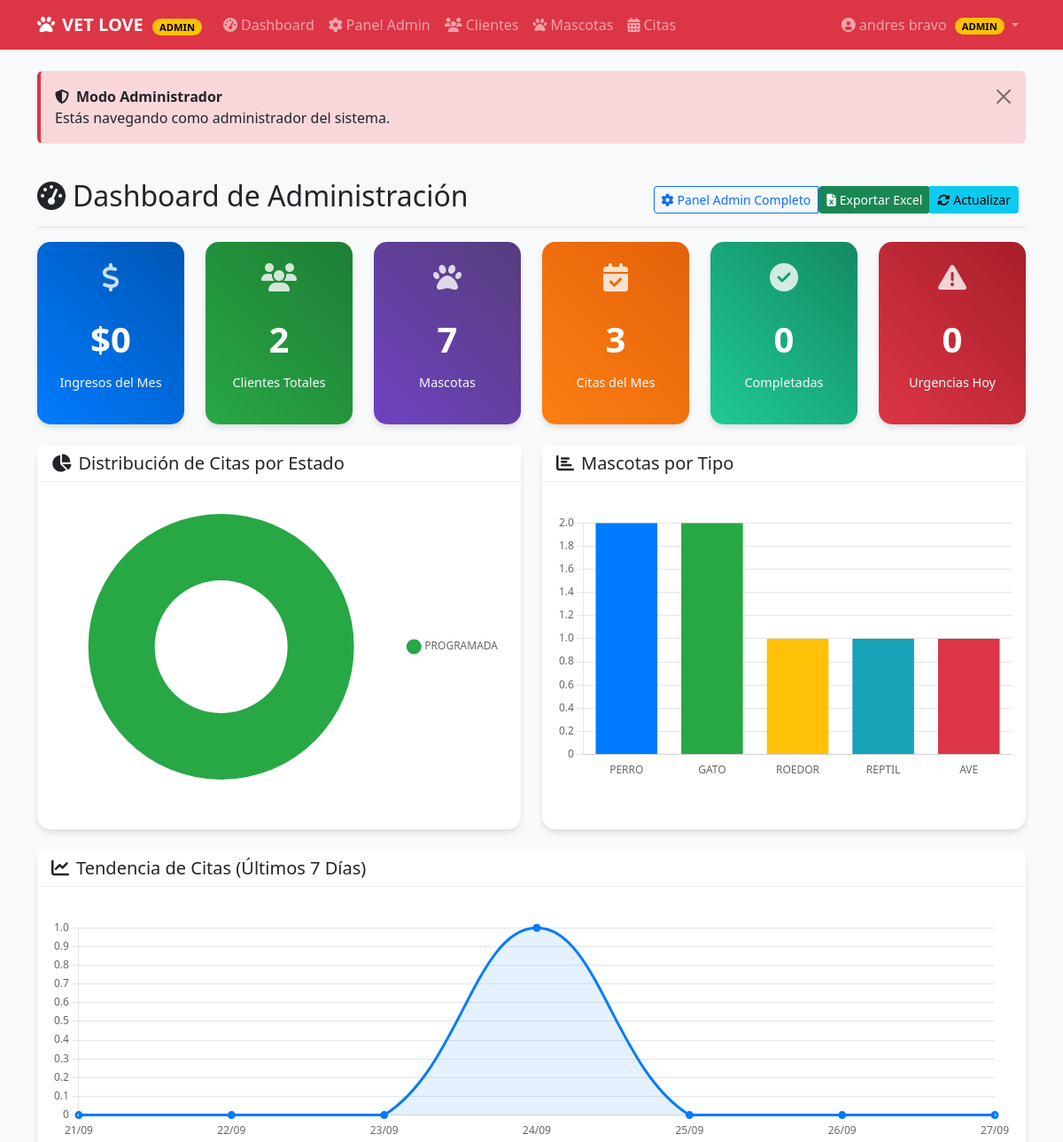
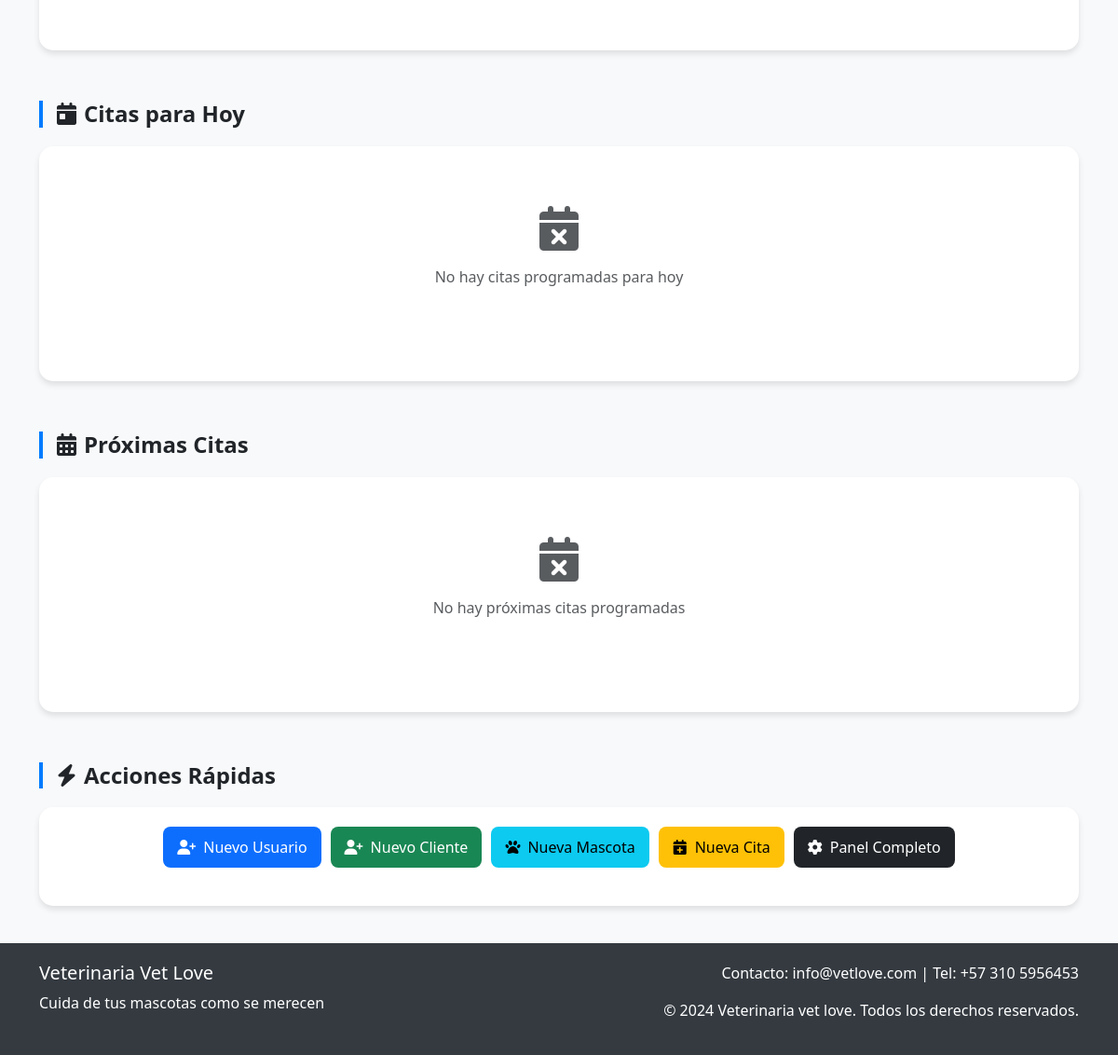
Before: /administracion/dashboard/ (signed in) with the older database file (2 pictures, top to bottom).
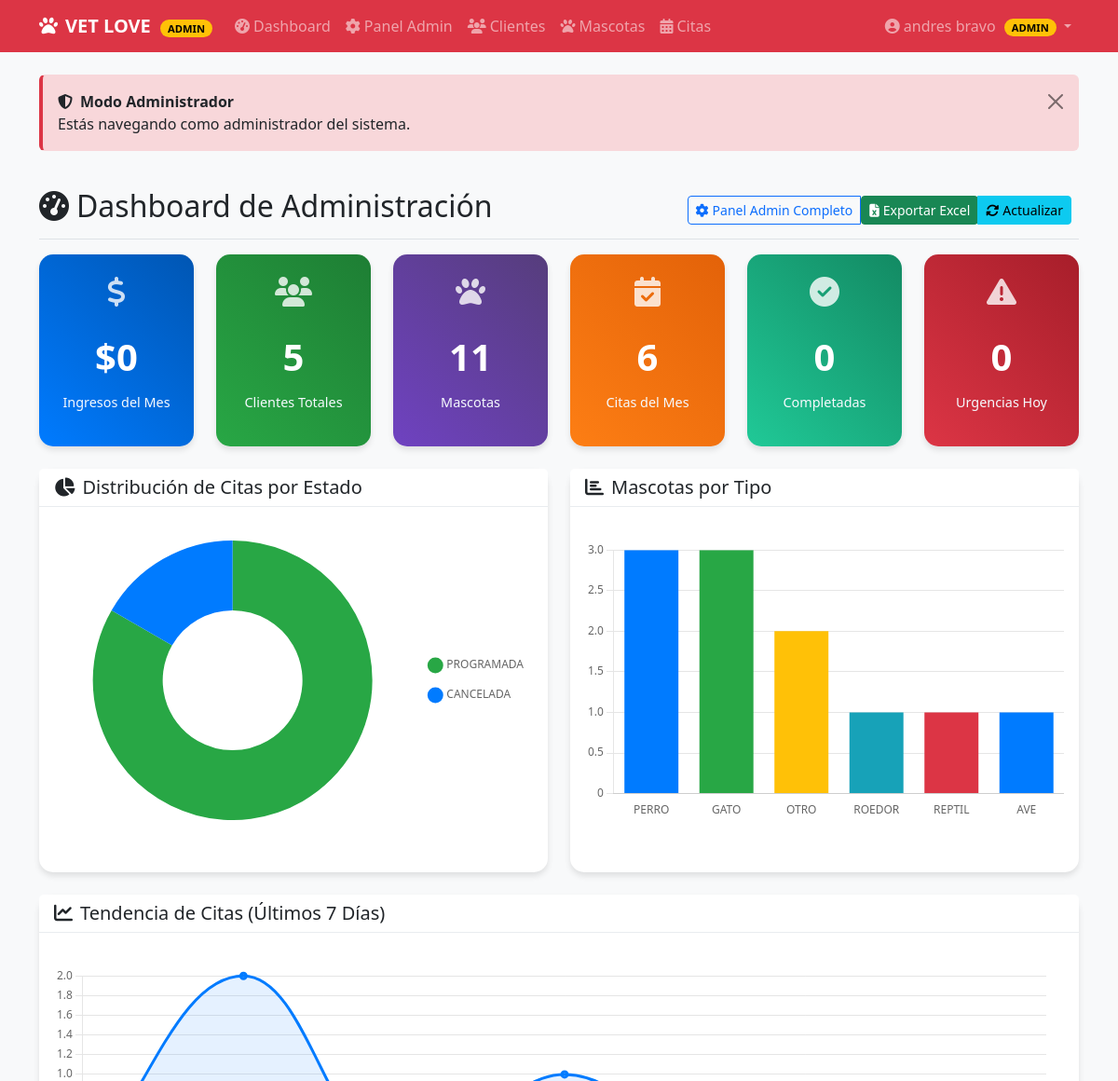
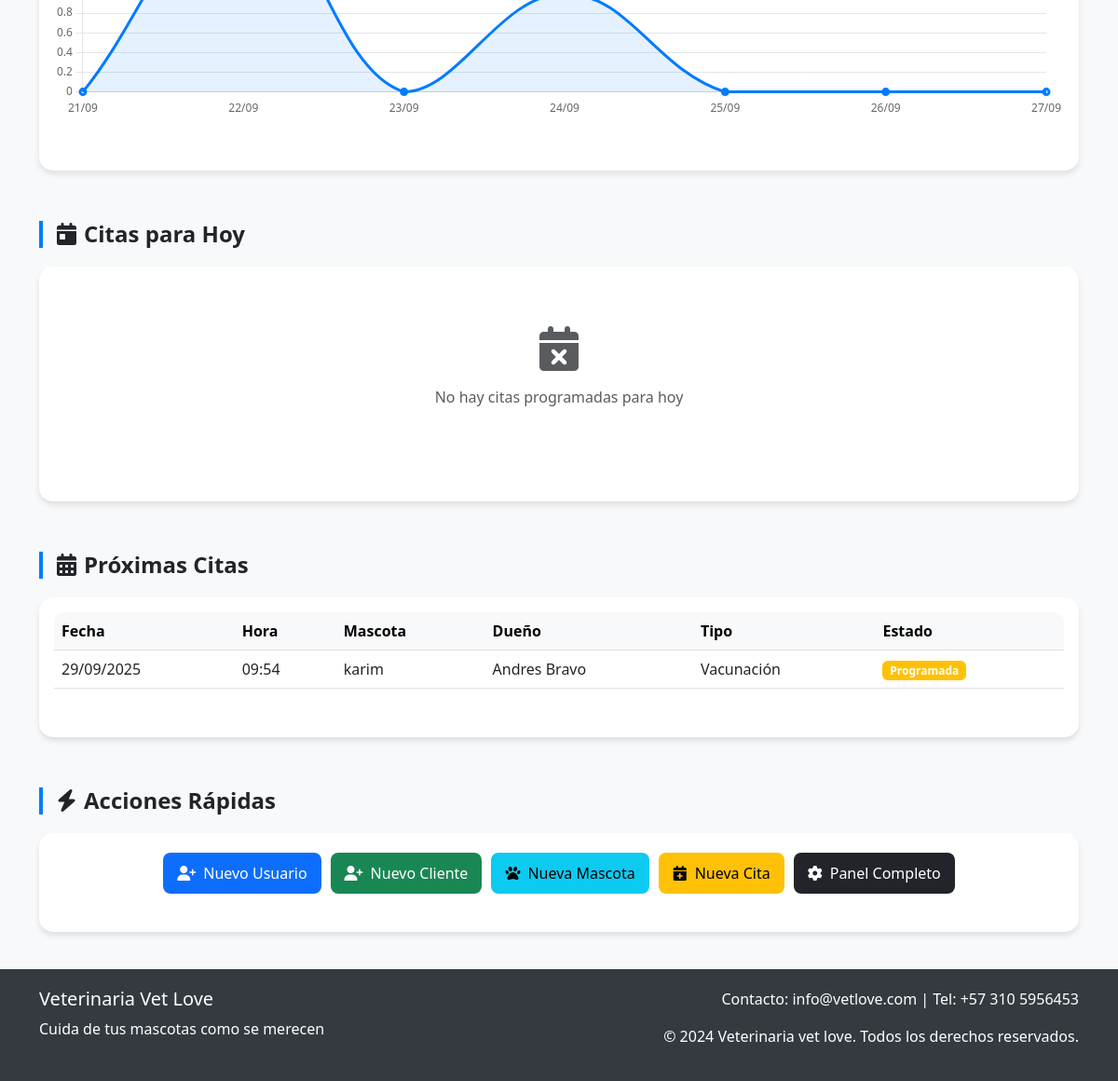
After: the same page with the newer database file (2 pictures, top to bottom).
### citas/models.py (models this page shows, shortened)
class Cita(models.Model):
    ESTADO_CHOICES = [
        ('programada', 'Programada'),
        ('confirmada', 'Confirmada'),
        ('completada', 'Completada'),
        ('cancelada', 'Cancelada'),
    ]
    TIPO_CHOICES = [
        ('consulta', 'Consulta General'),
        ('vacunacion', 'Vacunación'),
        ('urgencia', 'Urgencia'),
        ('cirugia', 'Cirugía'),
        ('estetica', 'Estética'),
    ]
    mascota = models.ForeignKey(Mascota, on_delete=models.CASCADE, related_name='citas')
    fecha = models.DateTimeField(verbose_name="Fecha y Hora")
    tipo = models.CharField(max_length=20, choices=TIPO_CHOICES, verbose_name="Tipo de Cita")
    motivo = models.TextField(verbose_name="Motivo de la Consulta")
    estado = models.CharField(max_length=20, choices=ESTADO_CHOICES, default='programada', verbose_name="Estado")
    veterinario = models.CharField(max_length=100, blank=True, verbose_name="Veterinario")
    notas = models.TextField(blank=True, verbose_name="Notas")
    recordatorio_enviado = models.BooleanField(default=False, verbose_name="Recordatorio Enviado")
    fecha_creacion = models.DateTimeField(auto_now_add=True, verbose_name="Fecha de Creación")
    class Meta:
        ordering = ['fecha']
        verbose_name = 'Cita'
        verbose_name_plural = 'Citas'

### mascotas/models.py (models this page shows, shortened)
class Mascota(models.Model):
    TIPO_CHOICES = [
        ('perro', 'Perro'),
        ('gato', 'Gato'),
        ('ave', 'Ave'),
        ('roedor', 'Roedor'),
        ('reptil', 'Reptil'),
        ('otro', 'Otro'),
    ]
    SEXO_CHOICES = [
        ('macho', 'Macho'),
        ('hembra', 'Hembra'),
    ]
    nombre = models.CharField(max_length=100, verbose_name="Nombre")
    tipo = models.CharField(max_length=10, choices=TIPO_CHOICES, verbose_name="Tipo")
    raza = models.CharField(max_length=100, blank=True, verbose_name="Raza")
    sexo = models.CharField(max_length=10, choices=SEXO_CHOICES, verbose_name="Sexo")
    fecha_nacimiento = models.DateField(null=True, blank=True, verbose_name="Fecha de nacimiento")
    cliente = models.ForeignKey(Cliente, on_delete=models.CASCADE, related_name='mascotas', verbose_name="Cliente")
    foto = models.ImageField(upload_to='mascotas/', null=True, blank=True, verbose_name="Foto")
    caracteristicas = models.TextField(blank=True, verbose_name="Características")
    fecha_registro = models.DateTimeField(auto_now_add=True, verbose_name="Fecha de registro")
    class Meta:
        verbose_name = "Mascota"
        verbose_name_plural = "Mascotas"
        ordering = ['nombre']

### clientes/models.py (models this page shows, shortened)
class Cliente(models.Model):
    usuario = models.OneToOneField(User, on_delete=models.CASCADE, verbose_name="Usuario")
    telefono = models.CharField(max_length=15, verbose_name="Teléfono")
    direccion = models.TextField(verbose_name="Dirección")
    fecha_registro = models.DateTimeField(auto_now_add=True, verbose_name="Fecha de registro")
    preferencias_comunicacion = models.CharField(
        max_length=20,
        choices=[
            ('email', 'Email'),
            ('sms', 'SMS'),
            ('whatsapp', 'WhatsApp')
        ],
        default='email',
        verbose_name="Preferencias de comunicación"
    )
    foto_perfil = models.ImageField(
        upload_to='clientes/fotos_perfil/',
        null=True,
        blank=True,
        verbose_name="Foto de perfil",
        default='clientes/fotos_perfil/default.png'
    )
    class Meta:
        verbose_name = "Cliente"
        verbose_name_plural = "Clientes"

### administracion/views.py (the view)
# urls.py: path('dashboard/', views.dashboard, name='dashboard_admin'),
@login_required
@staff_required(login_url='/admin/login/')
def dashboard(request):
    hoy = timezone.now().date()
    total_clientes = Cliente.objects.count()
    total_mascotas = Mascota.objects.count()
    total_usuarios = User.objects.count()
    citas_hoy = Cita.objects.filter(
        fecha__date=hoy,
        estado__in=['programada', 'confirmada']
    ).select_related('mascota__cliente__usuario').order_by('fecha')
    citas_mes = Cita.objects.filter(
        fecha__date__month=hoy.month,
        fecha__date__year=hoy.year
    ).count()
    citas_completadas_mes = Cita.objects.filter(
        fecha__date__month=hoy.month,
        fecha__date__year=hoy.year,
        estado='completada'
    ).count()
    clientes_nuevos_mes = Cliente.objects.filter(
        fecha_registro__month=hoy.month,
        fecha_registro__year=hoy.year
    ).count()
    try:
        ingresos_mes = Cita.objects.filter(
            fecha__date__month=hoy.month,
            fecha__date__year=hoy.year,
            estado='completada'
        ).aggregate(total=Sum('precio'))['total'] or 0
    except:
        ingresos_mes = 0
    citas_por_estado = list(Cita.objects.values('estado').annotate(
        total=Count('id')
    ).order_by('-total'))
    mascotas_por_tipo = list(Mascota.objects.values('tipo').annotate(
        total=Count('id')
    ).order_by('-total'))
    citas_ultimos_7_dias = []
    for i in range(6, -1, -1):
        dia = hoy - timedelta(days=i)
        count = Cita.objects.filter(fecha__date=dia).count()
        citas_ultimos_7_dias.append({
            'dia': dia.strftime('%d/%m'),
            'total': count
        })
    proximas_citas = Cita.objects.filter(
        fecha__date__gte=hoy,
        estado__in=['programada', 'confirmada']
    ).select_related('mascota__cliente__usuario').order_by('fecha')[:10]
    citas_urgentes = Cita.objects.filter(
        fecha__date=hoy,
        tipo='urgencia',
        estado__in=['programada', 'confirmada']
    ).count()
    context = {
        'total_clientes': total_clientes,
        'total_mascotas': total_mascotas,
        'total_usuarios': total_usuarios,
        'citas_mes': citas_mes,
        'citas_completadas_mes': citas_completadas_mes,
        'clientes_nuevos_mes': clientes_nuevos_mes,
        'ingresos_mes': ingresos_mes,
        'citas_urgentes': citas_urgentes,
        'citas_hoy': citas_hoy,
        'proximas_citas': proximas_citas,
        'citas_por_estado_json': json.dumps(citas_por_estado, cls=DjangoJSONEncoder),
        'mascotas_por_tipo_json': json.dumps(mascotas_por_tipo, cls=DjangoJSONEncoder),
        'citas_ultimos_7_dias_json': json.dumps(citas_ultimos_7_dias, cls=DjangoJSONEncoder),
        'hoy': hoy,
        'mes_actual': hoy.strftime('%B %Y'),
    }
    return render(request, 'administracion/dashboard.html', context)

### administracion/views.py (called while the page is built)
def staff_required(login_url=None):
    return user_passes_test(lambda u: u.is_staff, login_url=login_url)

### administracion/templates/administracion/dashboard.html (shortened to what the changed rows need)
{% extends 'base.html' %}
{% load humanize %}
{% block content %}
<div class="d-flex justify-content-between flex-wrap flex-md-nowrap align-items-center pt-3 pb-2 mb-3 border-bottom">
    <h1 class="h2">
        <i class="fas fa-tachometer-alt me-2"></i>Dashboard de Administración
    </h1>
</div>
<div class="row">
    <div class="col-xl-2 col-md-4 col-6 mb-4">
        <div class="card card-clients admin-card text-center">
            <div class="card-body">
                <div class="stat-icon"><i class="fas fa-users"></i></div>
                <div class="stat-number">{{ total_clientes|intcomma }}</div>
                <div class="stat-label">Clientes Totales</div>
            </div>
        </div>
    </div>
    <div class="col-xl-2 col-md-4 col-6 mb-4">
        <div class="card card-pets admin-card text-center">
            <div class="card-body">
                <div class="stat-icon"><i class="fas fa-paw"></i></div>
                <div class="stat-number">{{ total_mascotas|intcomma }}</div>
                <div class="stat-label">Mascotas</div>
            </div>
        </div>
    </div>
    <div class="col-xl-2 col-md-4 col-6 mb-4">
        <div class="card card-appointments admin-card text-center">
            <div class="card-body">
                <div class="stat-icon"><i class="fas fa-calendar-check"></i></div>
                <div class="stat-number">{{ citas_mes|intcomma }}</div>
                <div class="stat-label">Citas del Mes</div>
            </div>
        </div>
    </div>
</div>
<div class="row">
    <div class="col-lg-6 mb-4">
        <div class="card admin-card">
            <div class="card-body">
                <div class="chart-container">
                    <canvas id="estadoCitasChart"></canvas>
                </div>
            </div>
        </div>
    </div>
    <div class="col-lg-6 mb-4">
        <div class="card admin-card">
            <div class="card-body">
                <div class="chart-container">
                    <canvas id="tipoMascotasChart"></canvas>
                </div>
            </div>
        </div>
    </div>
</div>
<div class="row">
    <div class="col-12 mb-4">
        <div class="card admin-card">
            <div class="card-body">
                <div class="chart-container" style="height: 250px;">
                    <canvas id="tendenciaCitasChart"></canvas>
                </div>
            </div>
        </div>
    </div>
</div>
<div class="row">
    <div class="col-12 mb-4">
        <div class="card admin-card">
            <div class="card-body">
                {% if proximas_citas %}
                <div class="table-responsive">
                    <table class="table table-hover">
                        <thead class="table-light">
                            <tr>
                                <th>Fecha</th>
                                <th>Hora</th>
                                <th>Mascota</th>
                                <th>Dueño</th>
                                <th>Tipo</th>
                                <th>Estado</th>
                            </tr>
                        </thead>
                        <tbody>
                            {% for cita in proximas_citas %}
                            <tr>
                                <td>{{ cita.fecha|date:"d/m/Y" }}</td>
                                <td>{{ cita.fecha|time:"H:i" }}</td>
                                <td>{{ cita.mascota.nombre }}</td>
                                <td>{{ cita.mascota.cliente.usuario.get_full_name|default:cita.mascota.cliente.usuario.username }}</td>
                                <td>{{ cita.get_tipo_display }}</td>
                                <td>
                                    <span class="badge bg-{% if cita.estado == 'completada' %}success{% elif cita.estado == 'cancelada' %}danger{% else %}warning{% endif %}">
                                        {{ cita.get_estado_display }}
                                    </span>
                                </td>
                            </tr>
                            {% endfor %}
                        </tbody>
                    </table>
                </div>
                {% else %}
                <div class="text-center py-5 text-muted">
                    <i class="fas fa-calendar-times fa-3x mb-3"></i>
                    <p>No hay próximas citas programadas</p>
                </div>
                {% endif %}
            </div>
        </div>
    </div>
</div>
{% endblock %}

Changed rows visible on the page:
added Cita: fecha "29/09/2025", fecha "09:54", mascota.nombre "karim", mascota.cliente.usuario.get_full_name "Andres Bravo", tipo "Vacunación", estado "Programada"
Other visible differences:
{{ total_clientes|intcomma }}: "2" → "5"
{{ total_mascotas|intcomma }}: "7" → "11"
{{ citas_mes|intcomma }}: "3" → "6"
chart data {{ citas_por_estado_json|safe }}: [{"estado": "programada", "total": 3}] → [{"estado": "programada", "total": 5}, {"estado": "cancelada", "total": 1}]
chart data {{ mascotas_por_tipo_json|safe }}: [{"tipo": "perro", "total": 2}, {"tipo": "gato", "total": 2}, {"tipo": "roedor", "total": 1}, {"tipo": "reptil", "total": 1}, {"tipo": "ave", "total": 1}] → [{"tipo": "perro", "total": 3}, {"tipo": "gato", "total": 3}, {"tipo": "otro", "total": 2}, {"tipo": "roedor", "total": 1}, {"tipo": "reptil", "total": 1}, {"tipo": "ave", "total": 1}]
text no longer shown: "No hay próximas citas programadas"
text now shown: "Fecha Hora Mascota Dueño Tipo Estado"
